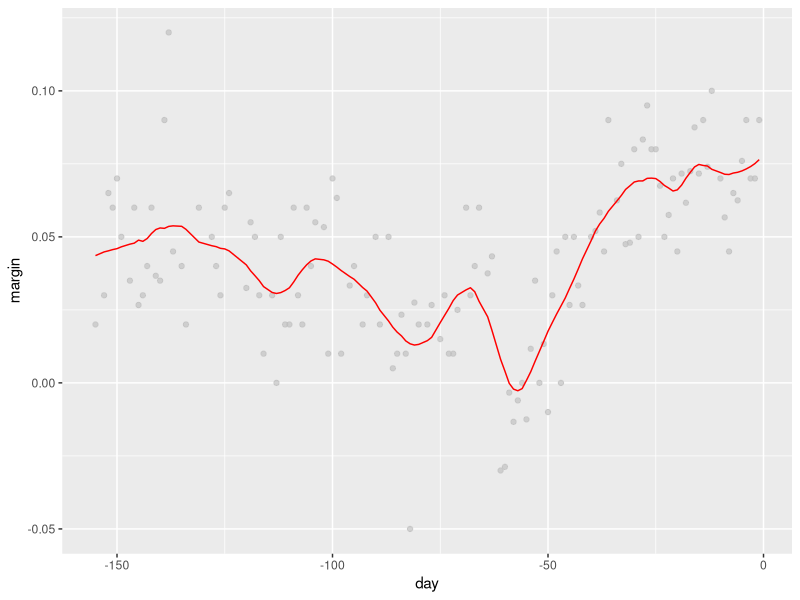
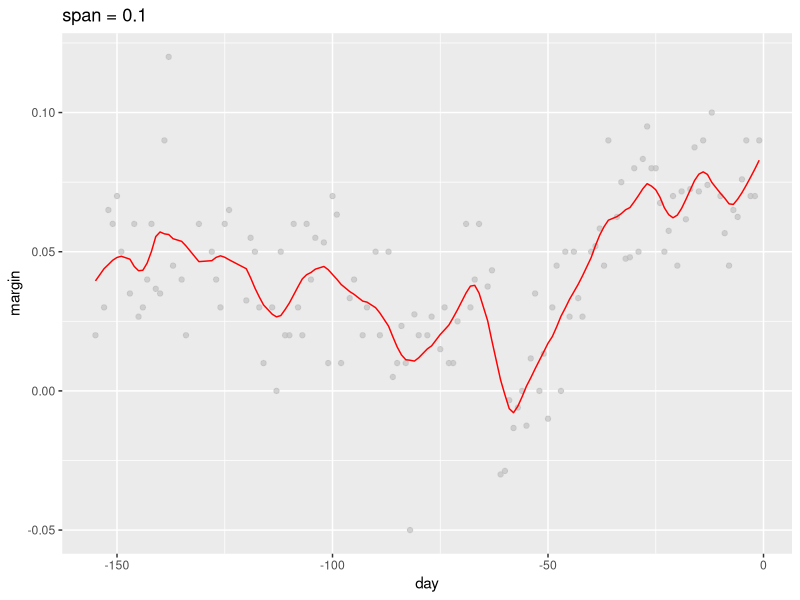
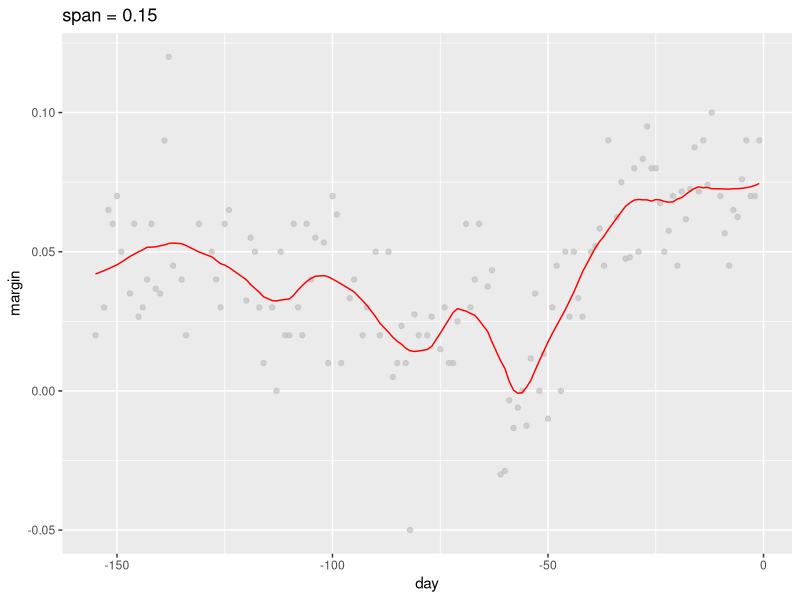
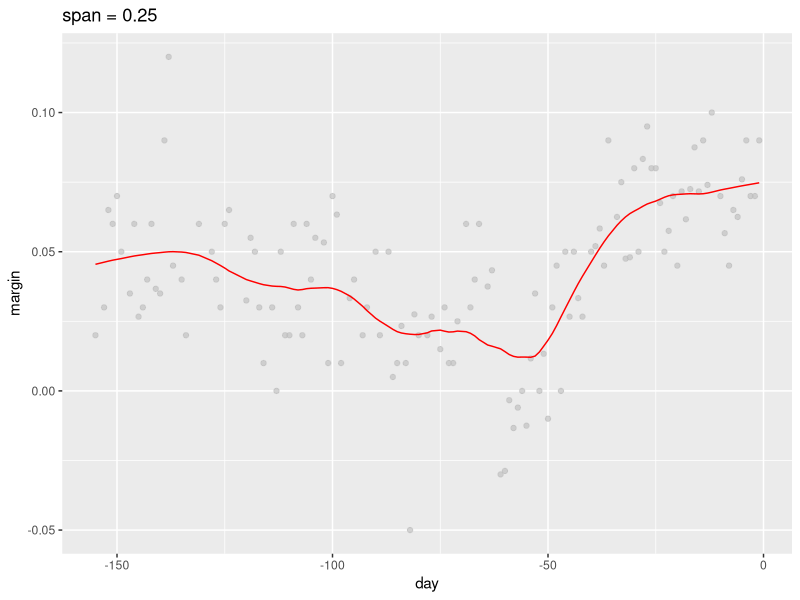
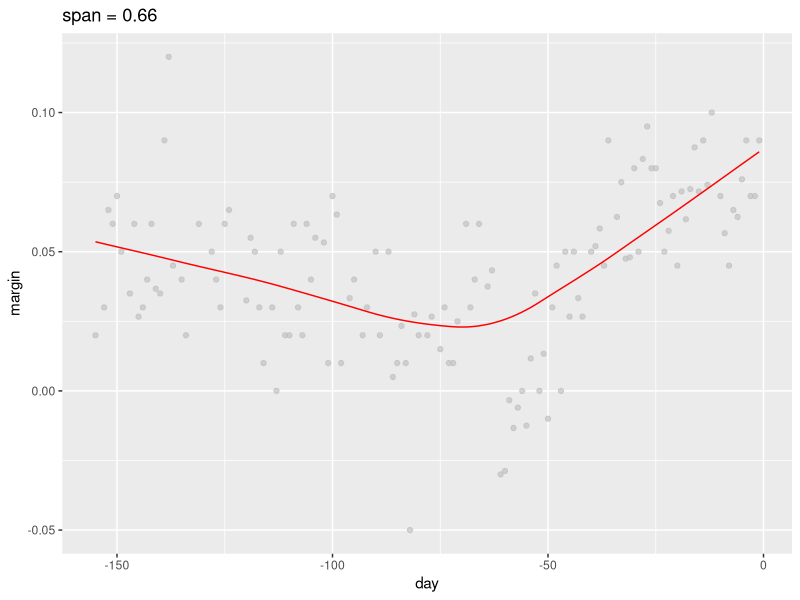
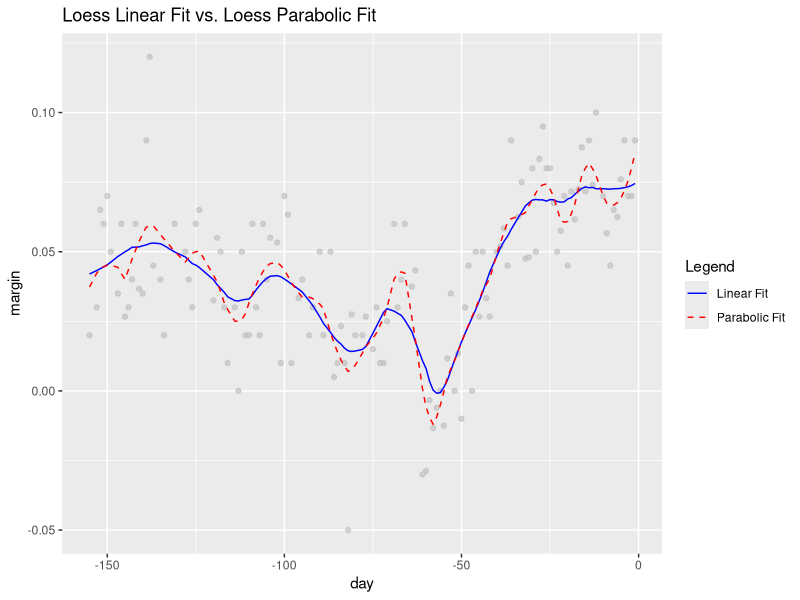
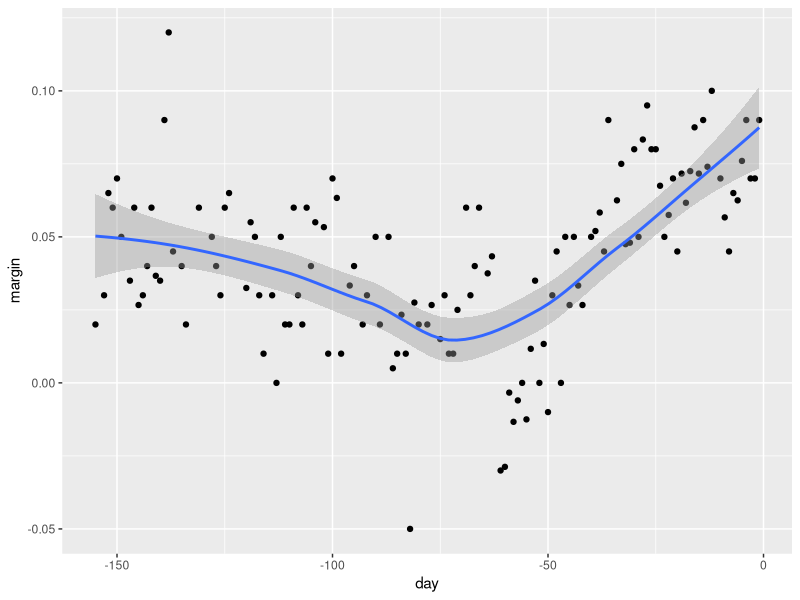
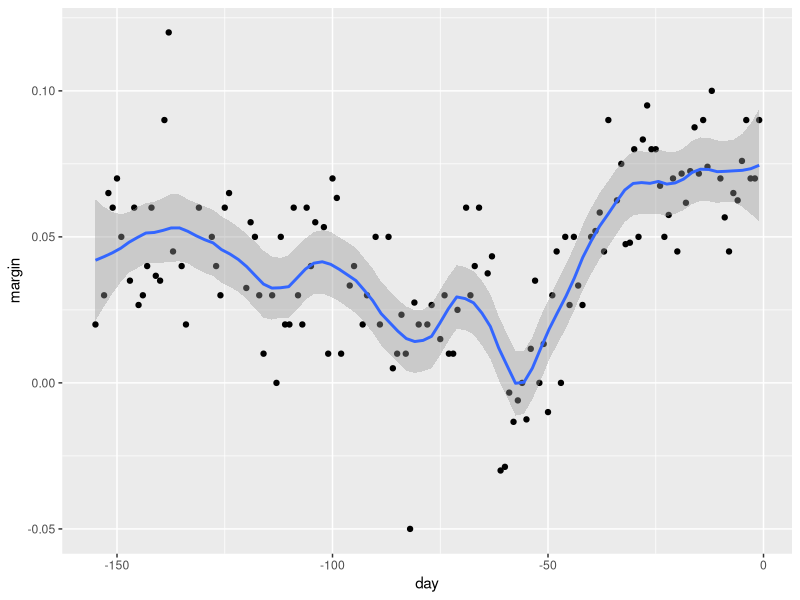

Reproduce these figures in R, in order.
## ---- chunk 1
library(tidyverse)
library(dslabs)
data("polls_2008")
## ---- chunk 2
total_days = diff(range(polls_2008$day))
span = 21/total_days

fit = loess(margin ~ day, degree = 1, span = span, data = polls_2008)

polls_2008 %>% 
  mutate(smooth = fit$fitted) %>% 
  ggplot(aes(day, margin)) +
  geom_point(alpha = 0.65, color = "grey") +
  geom_line(aes(day, smooth), color = "red")
## ---- chunk 3
total_days = diff(range(polls_2008$day))
span = 21/total_days

fit_1 = loess(margin ~ day, degree = 1, span = 0.1, data = polls_2008)
fit_2 = loess(margin ~ day, degree = 1, span = 0.15, data = polls_2008)
fit_3 = loess(margin ~ day, degree = 1, span = 0.25, data = polls_2008)
fit_4 = loess(margin ~ day, degree = 1, span = 0.66, data = polls_2008)
## ---- chunk 4
polls_2008 %>% 
  mutate(smooth = fit_1$fitted) %>% 
  ggplot(aes(day, margin)) +
  geom_point(alpha = 0.65, color = "grey") +
  geom_line(aes(day, smooth), color = "red") +
  ggtitle("span = 0.1")
## ---- chunk 5
polls_2008 %>% 
  mutate(smooth = fit_2$fitted) %>% 
  ggplot(aes(day, margin)) +
  geom_point(alpha = 0.65, color = "grey") +
  geom_line(aes(day, smooth), color = "red") +
  ggtitle("span = 0.15")
## ---- chunk 6
polls_2008 %>% 
  mutate(smooth = fit_3$fitted) %>% 
  ggplot(aes(day, margin)) +
  geom_point(alpha = 0.65, color = "grey") +
  geom_line(aes(day, smooth), color = "red") +
  ggtitle("span = 0.25")
## ---- chunk 7
polls_2008 %>% 
  mutate(smooth = fit_4$fitted) %>% 
  ggplot(aes(day, margin)) +
  geom_point(alpha = 0.65, color = "grey") +
  geom_line(aes(day, smooth), color = "red") +
  ggtitle("span = 0.66")
## ---- chunk 8
fit_linear = loess(margin ~ day, degree = 1, 
                   span = 0.15, data = polls_2008)
fit_parabola = loess(margin ~ day, span = 0.15, data = polls_2008)
colors = c("Linear Fit" = "blue", "Parabolic Fit" = "red")
polls_2008 %>% 
  mutate(smooth_linear = fit_linear$fitted,
         smooth_parabola = fit_parabola$fitted) %>% 
  ggplot(aes(x = day, y = margin)) +
  geom_point(alpha = 0.65, color = "grey") +
  geom_line(aes(day, smooth_linear, color = "Linear Fit")) +
  geom_line(aes(day, smooth_parabola, color = "Parabolic Fit"),
            linetype = "dashed") +
  labs(title = "Loess Linear Fit vs. Loess Parabolic Fit", 
       color = "Legend") +
  scale_color_manual(values = colors)
## ---- chunk 9
polls_2008 %>% 
  ggplot(aes(day, margin)) +
  geom_point() +
  geom_smooth()
## ---- chunk 10
polls_2008 %>% 
  ggplot(aes(day, margin)) +
  geom_point() +
  geom_smooth(span = 0.15, method = "loess", method.args = list(degree = 1))
